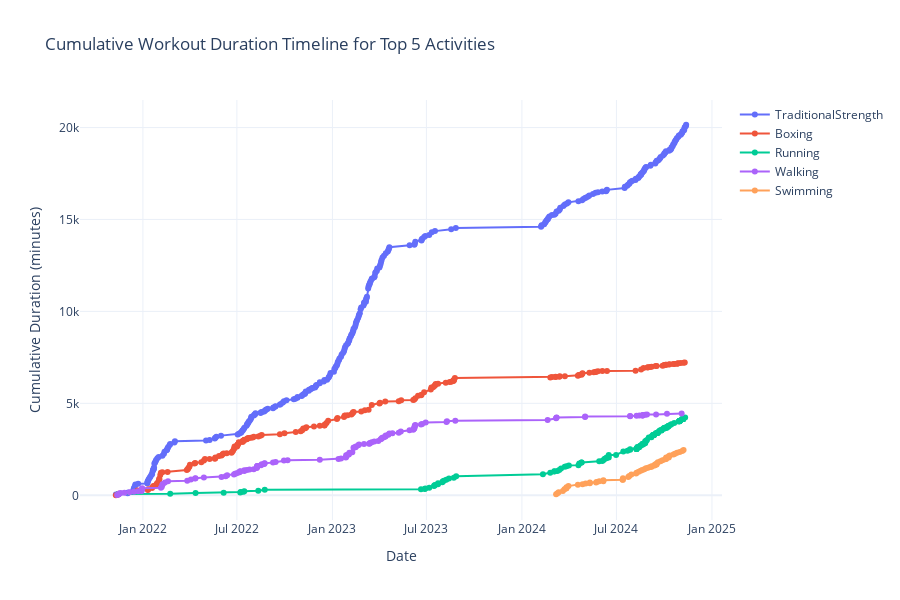

Notebook code cell kept with this figure:
### Code cell
import pandas as pd
import plotly.graph_objects as go
import plotly.express as px

# Ensure pandas correctly processes the datetime columns
Workouts2['startDate'] = pd.to_datetime(Workouts2['startDate'], errors='coerce')
Workouts2['duration'] = pd.to_numeric(Workouts2['duration'], errors='coerce')

# Filter for the top 5 activities based on entries
top_activities = Workouts2['cleanedActivityType'].value_counts().head(5).index
filtered_workouts = Workouts2[Workouts2['cleanedActivityType'].isin(top_activities)]

# Sort by date to calculate cumulative duration
filtered_workouts = filtered_workouts.sort_values(by='startDate')

# Create a cumulative sum for each activity
filtered_workouts['cumulativeDuration'] = filtered_workouts.groupby('cleanedActivityType')['duration'].cumsum()

# Create a color palette for the top activities
colors = px.colors.qualitative.Plotly
activity_colors = {activity: colors[i % len(colors)] for i, activity in enumerate(top_activities)}

# Build the timeline
fig = go.Figure()

for activity in top_activities:
    activity_df = filtered_workouts[filtered_workouts['cleanedActivityType'] == activity]
    fig.add_trace(go.Scatter(
        x=activity_df['startDate'],
        y=activity_df['cumulativeDuration'],
        mode='lines+markers',
        marker=dict(color=activity_colors[activity], size=6),
        line=dict(color=activity_colors[activity], width=2),
        name=activity
    ))

# Customize layout
fig.update_layout(
    title="Cumulative Workout Duration Timeline for Top 5 Activities",
    xaxis_title="Date",
    yaxis_title="Cumulative Duration (minutes)",
    template="plotly_white",
    height=600,
    showlegend=True
)

fig.show()
